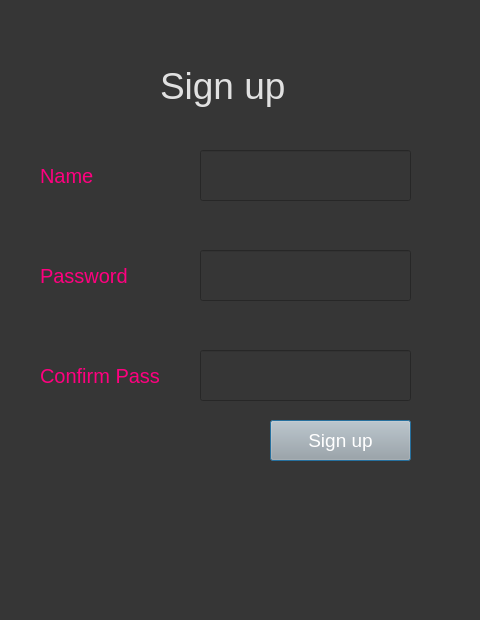
<?xml version="1.0" encoding="UTF-8"?>
<ui version="4.0">
 <class>Dialog</class>
 <widget class="QDialog" name="Dialog">
  <property name="geometry">
   <rect>
    <x>0</x>
    <y>0</y>
    <width>480</width>
    <height>620</height>
   </rect>
  </property>
  <property name="windowTitle">
   <string>Dialog</string>
  </property>
  <property name="styleSheet">
   <string notr="true">background-color: rgb(54, 54, 54);</string>
  </property>
  <widget class="QLabel" name="label">
   <property name="geometry">
    <rect>
     <x>160</x>
     <y>50</y>
     <width>171</width>
     <height>71</height>
    </rect>
   </property>
   <property name="styleSheet">
    <string notr="true">color:rgb(225, 225, 225); font-size:28pt;</string>
   </property>
   <property name="text">
    <string>Sign up</string>
   </property>
  </widget>
  <widget class="QLabel" name="label_2">
   <property name="geometry">
    <rect>
     <x>40</x>
     <y>160</y>
     <width>101</width>
     <height>31</height>
    </rect>
   </property>
   <property name="styleSheet">
    <string notr="true">font-size:15pt; color:rgb(255, 0, 127)</string>
   </property>
   <property name="text">
    <string>Name</string>
   </property>
  </widget>
  <widget class="QLineEdit" name="name">
   <property name="geometry">
    <rect>
     <x>200</x>
     <y>150</y>
     <width>211</width>
     <height>51</height>
    </rect>
   </property>
   <property name="styleSheet">
    <string notr="true">font-size:14pt; color:rgb(243, 243, 243)</string>
   </property>
  </widget>
  <widget class="QLineEdit" name="password">
   <property name="geometry">
    <rect>
     <x>200</x>
     <y>250</y>
     <width>211</width>
     <height>51</height>
    </rect>
   </property>
   <property name="styleSheet">
    <string notr="true">font-size:14pt; color:rgb(243, 243, 243)</string>
   </property>
   <property name="text">
    <string/>
   </property>
  </widget>
  <widget class="QLabel" name="label_3">
   <property name="geometry">
    <rect>
     <x>40</x>
     <y>260</y>
     <width>111</width>
     <height>31</height>
    </rect>
   </property>
   <property name="styleSheet">
    <string notr="true">font-size:15pt; color:rgb(255, 0, 127)</string>
   </property>
   <property name="text">
    <string>Password</string>
   </property>
  </widget>
  <widget class="QPushButton" name="signupbutton">
   <property name="geometry">
    <rect>
     <x>270</x>
     <y>420</y>
     <width>141</width>
     <height>41</height>
    </rect>
   </property>
   <property name="styleSheet">
    <string notr="true">background-color: rgb(167, 168, 167); font-size:14pt; color:rgb(255, 255, 255)</string>
   </property>
   <property name="text">
    <string>Sign up</string>
   </property>
  </widget>
  <widget class="QLineEdit" name="confirmpass">
   <property name="geometry">
    <rect>
     <x>200</x>
     <y>350</y>
     <width>211</width>
     <height>51</height>
    </rect>
   </property>
   <property name="styleSheet">
    <string notr="true">font-size:14pt; color:rgb(243, 243, 243)</string>
   </property>
   <property name="text">
    <string/>
   </property>
  </widget>
  <widget class="QLabel" name="label_4">
   <property name="geometry">
    <rect>
     <x>40</x>
     <y>360</y>
     <width>151</width>
     <height>31</height>
    </rect>
   </property>
   <property name="styleSheet">
    <string notr="true">font-size:15pt; color:rgb(255, 0, 127)</string>
   </property>
   <property name="text">
    <string>Confirm Pass</string>
   </property>
  </widget>
 </widget>
 <resources/>
 <connections/>
</ui>
